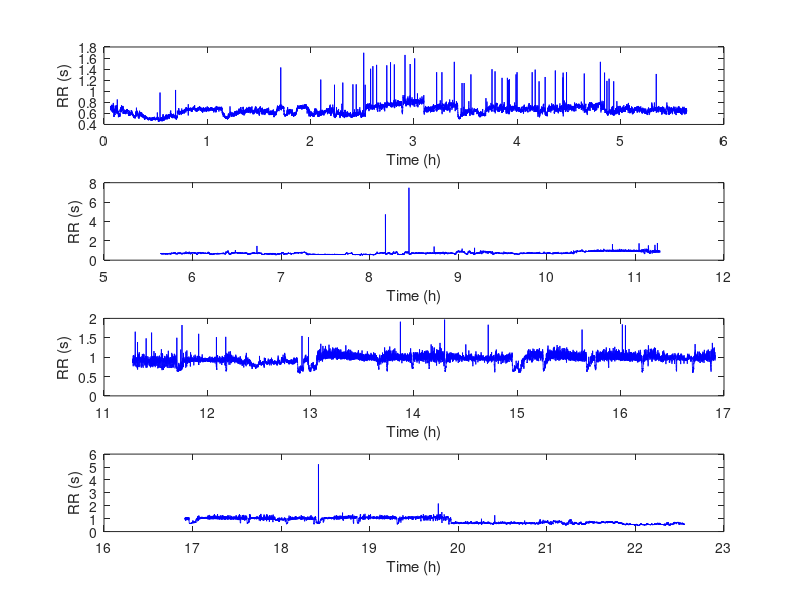

Source code (MATLAB): (Note: this script raises an error after producing the figure.)
%% HRV analysis

load("data.mat"); 
fs = 128; 
RR_intervals = diff(heart_beats) / fs; 
RR_times_sec = heart_beats(1:end-1) / fs;
RR_times_min = RR_times_sec / 3600; 

total_time_min = RR_times_min(end);
split_points = linspace(0, total_time_min, 5); 

figure;
for i = 1:4
    subplot(4,1,i);
    t_start = split_points(i);
    t_end = split_points(i+1);
    idx = RR_times_min >= t_start & RR_times_min < t_end;
    plot(RR_times_min(idx), RR_intervals(idx), '-b');
    ylabel('RR (s)');
    xlabel('Time (h)');
end
sgtitle('RR Intervals Over Time');

%% Time domain characteristics

SDNN = std(RR_intervals);
segment_length = 300; 
total_duration = RR_times_sec(end);
num_segments = floor(total_duration / segment_length);

segment_means = [];

for i = 1:num_segments
    t_start = (i-1) * segment_length;
    t_end = i * segment_length;
    idx = RR_times_sec >= t_start & RR_times_sec < t_end;
    
    if sum(idx) > 1
        segment_means(end+1) = mean(RR_intervals(idx));
    end
end

SDANN = std(segment_means);
diff_RR = diff(RR_intervals);
rMSSD = sqrt(mean(diff_RR.^2));
diff_ms = abs(diff_RR) * 1000; 
NN50 = sum(diff_ms > 50);
pNN50 = 100 * NN50 / length(diff_ms);

%% RR distribution

RR_ms = RR_intervals * 1000; 
figure;
histogram(RR_ms, 'BinWidth', 20, 'FaceColor', [0.2 0.6 0.8]);

xlabel('RR Interval (ms)');
ylabel('Frequency');
xlim([0 2000])
title('RR/NN Interval Histogram');
grid on;

%% Poincare plot

RR_n     = RR_ms(1:end-1);
RR_nplus = RR_ms(2:end);

diffs = (RR_nplus - RR_n) / sqrt(2);
sums  = (RR_nplus + RR_n) / sqrt(2);
SD1 = std(diffs); 
SD2 = std(sums);  

mean_rr = mean(RR_ms);

figure;
scatter(RR_n, RR_nplus, 10, 'filled', 'MarkerFaceColor', [0.2 0.6 0.8]);
hold on;

lims = [min([RR_n; RR_nplus]), max([RR_n; RR_nplus])];
plot(lims, lims, '--k', 'LineWidth', 1);

theta = linspace(0, 2*pi, 100);
x_ellipse = SD2 * cos(theta);
y_ellipse = SD1 * sin(theta);
R = [1/sqrt(2), -1/sqrt(2); 1/sqrt(2), 1/sqrt(2)];
ellipse_coords = R * [x_ellipse; y_ellipse];
plot(ellipse_coords(1,:) + mean_rr, ellipse_coords(2,:) + mean_rr, 'r-', 'LineWidth', 1.5);

scale = 1.5; 
sd2_line = [-SD2, SD2] * scale;
plot(mean_rr + sd2_line, mean_rr + sd2_line, 'g-', 'LineWidth', 1.5);

sd1_line = [-SD1, SD1] * scale;
plot(mean_rr + sd1_line, mean_rr - sd1_line, 'm-', 'LineWidth', 1.5);

xlabel('RR_n (ms)');
ylabel('RR_{n+1} (ms)');
title(sprintf('Poincaré Plot\nSD1 = %.2f ms, SD2 = %.2f ms', SD1, SD2));
legend({'RR Pairs', 'Identity Line', 'Ellipse', 'SD2 Axis', 'SD1 Axis'}, 'Location', 'best');
axis equal;
grid on;
